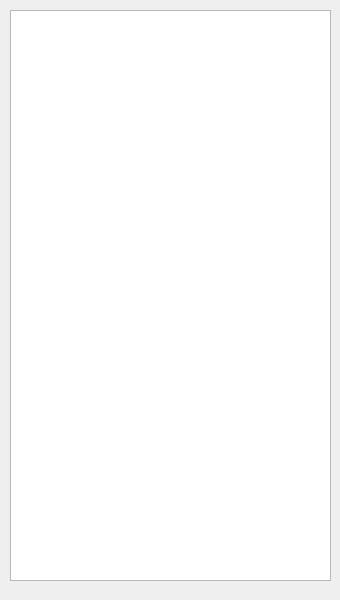
<?xml version="1.0" encoding="UTF-8"?>
<ui version="4.0">
 <class>pigeonserver</class>
 <widget class="QMainWindow" name="pigeonserver">
  <property name="geometry">
   <rect>
    <x>0</x>
    <y>0</y>
    <width>340</width>
    <height>600</height>
   </rect>
  </property>
  <property name="sizePolicy">
   <sizepolicy hsizetype="Fixed" vsizetype="Fixed">
    <horstretch>0</horstretch>
    <verstretch>0</verstretch>
   </sizepolicy>
  </property>
  <property name="windowTitle">
   <string>pigeonserver</string>
  </property>
  <widget class="QWidget" name="centralwidget">
   <widget class="QTextEdit" name="teMessageBox">
    <property name="geometry">
     <rect>
      <x>10</x>
      <y>10</y>
      <width>321</width>
      <height>571</height>
     </rect>
    </property>
   </widget>
  </widget>
 </widget>
 <resources/>
 <connections/>
</ui>
